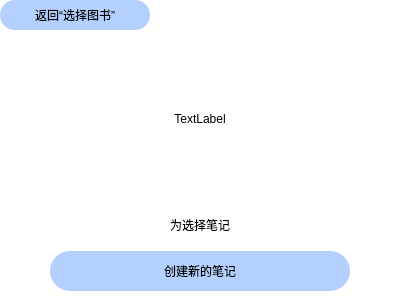
<?xml version="1.0" encoding="UTF-8"?>
<ui version="4.0">
 <class>ChooseNotePage</class>
 <widget class="QFrame" name="ChooseNotePage">
  <property name="geometry">
   <rect>
    <x>0</x>
    <y>0</y>
    <width>400</width>
    <height>300</height>
   </rect>
  </property>
  <property name="sizePolicy">
   <sizepolicy hsizetype="Preferred" vsizetype="Preferred">
    <horstretch>0</horstretch>
    <verstretch>0</verstretch>
   </sizepolicy>
  </property>
  <property name="windowTitle">
   <string>Frame</string>
  </property>
  <property name="styleSheet">
   <string notr="true">background-color: rgb(255, 255, 255);</string>
  </property>
  <layout class="QGridLayout" name="gridLayout_3">
   <property name="leftMargin">
    <number>0</number>
   </property>
   <property name="topMargin">
    <number>0</number>
   </property>
   <property name="rightMargin">
    <number>0</number>
   </property>
   <property name="bottomMargin">
    <number>0</number>
   </property>
   <property name="spacing">
    <number>0</number>
   </property>
   <item row="0" column="0">
    <widget class="QFrame" name="frame_2">
     <property name="sizePolicy">
      <sizepolicy hsizetype="Preferred" vsizetype="Fixed">
       <horstretch>0</horstretch>
       <verstretch>0</verstretch>
      </sizepolicy>
     </property>
     <property name="sizeIncrement">
      <size>
       <width>0</width>
       <height>0</height>
      </size>
     </property>
     <property name="font">
      <font>
       <pointsize>9</pointsize>
      </font>
     </property>
     <property name="frameShape">
      <enum>QFrame::NoFrame</enum>
     </property>
     <property name="frameShadow">
      <enum>QFrame::Raised</enum>
     </property>
     <layout class="QHBoxLayout" name="horizontalLayout">
      <property name="sizeConstraint">
       <enum>QLayout::SetDefaultConstraint</enum>
      </property>
      <property name="leftMargin">
       <number>0</number>
      </property>
      <property name="topMargin">
       <number>0</number>
      </property>
      <property name="rightMargin">
       <number>0</number>
      </property>
      <property name="bottomMargin">
       <number>0</number>
      </property>
      <item>
       <widget class="QPushButton" name="backToBookChoose">
        <property name="sizePolicy">
         <sizepolicy hsizetype="Fixed" vsizetype="Fixed">
          <horstretch>0</horstretch>
          <verstretch>0</verstretch>
         </sizepolicy>
        </property>
        <property name="minimumSize">
         <size>
          <width>150</width>
          <height>30</height>
         </size>
        </property>
        <property name="maximumSize">
         <size>
          <width>150</width>
          <height>16777215</height>
         </size>
        </property>
        <property name="font">
         <font>
          <pointsize>9</pointsize>
         </font>
        </property>
        <property name="styleSheet">
         <string notr="true">QPushButton{background-color: rgb(179, 208, 255); border-radius: 15px;  border: 1px rgb(179, 208, 255);}</string>
        </property>
        <property name="text">
         <string>返回“选择图书”</string>
        </property>
        <property name="flat">
         <bool>false</bool>
        </property>
       </widget>
      </item>
      <item>
       <widget class="QFrame" name="frame_3">
        <property name="font">
         <font>
          <pointsize>9</pointsize>
         </font>
        </property>
        <property name="frameShape">
         <enum>QFrame::NoFrame</enum>
        </property>
        <property name="frameShadow">
         <enum>QFrame::Raised</enum>
        </property>
       </widget>
      </item>
     </layout>
    </widget>
   </item>
   <item row="1" column="0">
    <widget class="QFrame" name="frame">
     <property name="font">
      <font>
       <pointsize>9</pointsize>
      </font>
     </property>
     <property name="frameShape">
      <enum>QFrame::NoFrame</enum>
     </property>
     <property name="frameShadow">
      <enum>QFrame::Raised</enum>
     </property>
     <layout class="QGridLayout" name="gridLayout">
      <item row="0" column="0">
       <widget class="QLabel" name="notesLabel">
        <property name="font">
         <font>
          <pointsize>9</pointsize>
         </font>
        </property>
        <property name="styleSheet">
         <string notr="true"/>
        </property>
        <property name="text">
         <string>TextLabel</string>
        </property>
        <property name="alignment">
         <set>Qt::AlignCenter</set>
        </property>
       </widget>
      </item>
      <item row="2" column="0">
       <widget class="QPushButton" name="addNote">
        <property name="minimumSize">
         <size>
          <width>0</width>
          <height>40</height>
         </size>
        </property>
        <property name="maximumSize">
         <size>
          <width>300</width>
          <height>16777215</height>
         </size>
        </property>
        <property name="font">
         <font>
          <pointsize>9</pointsize>
         </font>
        </property>
        <property name="styleSheet">
         <string notr="true">QPushButton{background-color: rgb(179, 208, 255); border-radius: 20px;  border: 1px rgb(179, 208, 255);}</string>
        </property>
        <property name="text">
         <string>创建新的笔记</string>
        </property>
       </widget>
      </item>
      <item row="1" column="0">
       <widget class="QLabel" name="bookName">
        <property name="sizePolicy">
         <sizepolicy hsizetype="Preferred" vsizetype="Minimum">
          <horstretch>0</horstretch>
          <verstretch>0</verstretch>
         </sizepolicy>
        </property>
        <property name="maximumSize">
         <size>
          <width>16777215</width>
          <height>40</height>
         </size>
        </property>
        <property name="font">
         <font>
          <pointsize>9</pointsize>
         </font>
        </property>
        <property name="text">
         <string>为选择笔记</string>
        </property>
        <property name="alignment">
         <set>Qt::AlignCenter</set>
        </property>
        <property name="wordWrap">
         <bool>true</bool>
        </property>
       </widget>
      </item>
     </layout>
    </widget>
   </item>
  </layout>
 </widget>
 <resources/>
 <connections/>
</ui>
